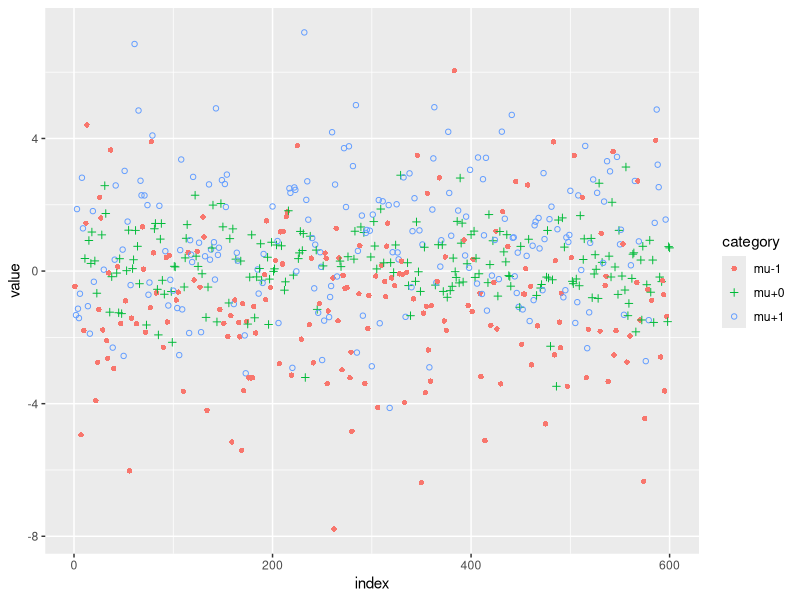

Recreate this plot in R.
## ---- chunk 1
library(dplyr)
library(forcats)
library(ggplot2)
library(purrr)
library(tibble)
library(kableExtra)
## ---- chunk 2
n <- 200
k <- 3
mus <- sample(x=(1:k)-(1 + (k %/% 2)), size=n*k, replace=TRUE)
xs <- rnorm(n=NROW(mus), mean=mus, sd=1+abs(mus))

mu_to_factor <- function(x) sprintf('mu%+d', x)
categories <- forcats::fct_relevel(mu_to_factor(mus), mu_to_factor(sort(unique(mus))))
df_values <- tibble(index=1:NROW(xs), value=xs, category=categories)

name_set <- c('min', 'max', 'mean', 'sd')
df_base <- tibble(category=categories, value=xs)
df <- dplyr::inner_join(df_base %>%
        dplyr::group_by(category) %>%
        dplyr::count() %>%
        dplyr::ungroup(),
    df_base %>%
        dplyr::group_by(category) %>%
        dplyr::summarise_each(name_set) %>%
        dplyr::ungroup(),
    by='category')
## ---- chunk 3
g <- ggplot(df_values, aes(x=index, y=value, color=category, shape=category))
g <- g + geom_point()
g <- g + scale_shape_manual(values=c(16,3,21))
plot(g)
## ---- chunk 4
df %>% kable() %>% kable_styling()
## ---- chunk 5
draw_table <- function(df) {
    df %>% kable() %>% kable_styling()
}
draw_table(df)
## ---- chunk 6
draw_table_nrow <- function(df) {
    df %>% kable() %>% kable_styling()
    NCOL(df)
}
draw_table_nrow(df)
## ---- chunk 7
for(i in 2:NCOL(df)) {
    df[,c(1,i)] %>% kable() %>% kable_styling()
}
## ---- chunk 8
invisible(purrr::map(2:NCOL(df), function(i) {
    print(df[,c(1,i)] %>% kable() %>% kable_styling())
    cat('\n')
    1
}))
## ---- chunk 9
make_table <- function(df) {
    paste0(purrr::map_chr(2:NCOL(df), function(i) {
        paste0(df[,c(1,i)] %>% kable() %>% kable_styling(), '\n')
    }), collapse='\n')
}
## ---- chunk 10
cat(make_table(df))
